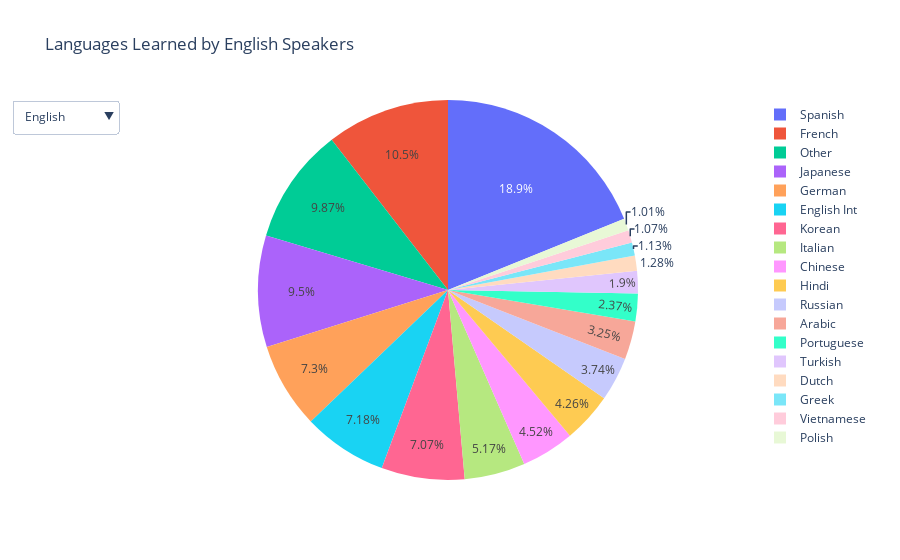

The code cell stored with this chart in its notebook:
### Markdown cell above
## Individial Origin Language Analysis
I will now look at the most popular target language for each origin language. This will be done through a pie chart, so that I can see the proportion of learners for each target language.

### Code cell
# Define a threshold for grouping smaller sections
threshold = 1  # minimum percentage to show

df_pie = pd.merge(df, origins_df[['origin_name', 'language_name']], left_on='origin', right_on='origin_name', how='left')

# Group languages with less than 1% of learners into "Other"
def group_small_sections(filtered_df):
    filtered_df = filtered_df.copy()
    total_lr = filtered_df['lr'].sum()
    filtered_df['percentage'] = (filtered_df['lr'] / total_lr) * 100
    grouped_df = filtered_df[filtered_df['percentage'] >= threshold]
    other_df = filtered_df[filtered_df['percentage'] < threshold]
    if not other_df.empty:
        grouped_df = pd.concat([grouped_df, pd.DataFrame({'learning': ['Other'], 'lr': [other_df['lr'].sum()]})])
    return grouped_df

# Get unique origins
origins = df_pie['origin'].unique()

# Create the pie chart for each origin
fig = go.Figure()
for origin in origins:
    # filter the DataFrame for the current origin
    filtered_df = df_pie[df_pie['origin'] == origin]
    grouped_df = group_small_sections(filtered_df)
    
    # Get the language name for the current origin
    language_name = filtered_df['language_name'].iloc[0]  
    
    # Add a pie chart trace
    fig.add_trace(go.Pie(
        labels=grouped_df['learning'],
        values=grouped_df['lr'],
        name=language_name,  # Use the language name for the trace name
        visible=(origin == origins[0])  # show the first origin by default
    ))

# Add dropdown menu and update layout
fig.update_layout(
    updatemenus=[
        dict(
            buttons=[
                dict(
                    label=df_pie[df_pie['origin'] == origin]['language_name'].iloc[0],  # use the language name for the dropdown (rather than the code)
                    method='update',
                    args=[
                        {'visible': [o == origin for o in origins]},  # update the pie chart to show only the selected origin
                        {'title': f'Languages Learned by {df_pie[df_pie["origin"] == origin]["language_name"].iloc[0]} Speakers'}
                    ]
                )
                for origin in origins
            ],
            direction="down",
            showactive=True
        )
    ],
    title=f'Languages Learned by {df_pie[df_pie["origin"] == origins[0]]["language_name"].iloc[0]} Speakers',  
)

fig.show()

### Figure 1 — Plotly figure (JSON) as saved in the notebook; plotly's stock layout.template omitted (floating-point values rounded to 4 significant figures)
{"data": [{"labels": ["Arabic", "Chinese", "Dutch", "English Int", "French", "German", "Greek", "Hindi", "Italian", "Japanese", "Korean", "Polish", "Portuguese", "Russian", "Spanish", "Turkish", "Vietnamese", "Other"], "name": "English", "type": "pie", "values": [8.55, 11.9, 3.37, 18.9, 27.6, 19.2, 2.98, 11.2, 13.6, 25, 18.6, 2.67, 6.25, 9.85, 49.7, 5, 2.82, 25.98], "visible": true}, {"labels": ["Catalan", "English", "French", "German", "Italian", "Portuguese", "Russian", "Other"], "name": "Spanish", "type": "pie", "values": [1.18, 60.9, 7.58, 2.84, 6.16, 6.95, 1.69, 0.83], "visible": false}, {"labels": ["English", "French", "German", "Spanish", "Other"], "name": "Arabic", "type": "pie", "values": [17.1, 3.27, 1.64, 0.4, 0.23], "visible": false}, {"labels": ["English", "German", "Italian", "Portuguese", "Spanish", "Other"], "name": "French", "type": "pie", "values": [16.1, 1.82, 2.38, 1.09, 5.01, 0.18], "visible": false}, {"labels": ["English", "French", "German", "Italian", "Spanish", "Other"], "name": "Portuguese", "type": "pie", "values": [23.7, 3.11, 1.35, 2.28, 6.07, 0.27], "visible": false}, {"labels": ["English", "French", "German", "Russian", "Spanish", "Other"], "name": "Turkish", "type": "pie", "values": [8.15, 0.2, 1.76, 0.93, 0.21, 0.18], "visible": false}, {"labels": ["English", "Other"], "name": "Bengali", "type": "pie", "values": [6.01, 0.21], "visible": false}, {"labels": ["English", "French", "German", "Italian", "Spanish", "Other"], "name": "Czech", "type": "pie", "values": [2.12, 0.05, 0.08, 0.05, 0.13, 0.03], "visible": false}, {"labels": ["Cantonese", "English", "French", "Italian", "Japanese", "Korean", "Spanish", "Other"], "name": "Chinese", "type": "pie", "values": [5.31, 19, 1.84, 0.49, 6.98, 3.59, 1.15, 0.14], "visible": false}, {"labels": ["English", "French", "German", "Italian", "Spanish", "Other"], "name": "Dutch", "type": "pie", "values": [1.91, 1.14, 0.72, 0.09, 0.29, 0.03], "visible": false}, {"labels": ["English", "French", "German", "Italian", "Spanish", "Other"], "name": "Greek", "type": "pie", "values": [0.56, 0.04, 0.02, 0.04, 0.09, 0.01], "visible": false}, {"labels": ["English", "Other"], "name": "Hindi", "type": "pie", "values": [20.7, 0.67], "visible": false}, {"labels": ["English", "French", "German", "Italian", "Spanish", "Other"], "name": "Hungarian", "type": "pie", "values": [1.48, 0.04, 0.55, 0.05, 0.08, 0.025], "visible": false}, {"labels": ["English", "French", "Japanese", "Spanish", "Other"], "name": "Indonesian", "type": "pie", "values": [6.85, 0.08, 0.09, 0.08, 0.18], "visible": false}, {"labels": ["English", "French", "German", "Italian", "Spanish", "Other"], "name": "Polish", "type": "pie", "values": [4.84, 0.18, 0.16, 0.14, 0.51, 0.07], "visible": false}, {"labels": ["English", "French", "German", "Italian", "Spanish", "Other"], "name": "Romanian", "type": "pie", "values": [1.68, 0.09, 0.05, 0.06, 0.1, 0.03], "visible": false}, {"labels": ["English", "French", "German", "Italian", "Spanish", "Other"], "name": "Russian", "type": "pie", "values": [16.8, 1.86, 2.94, 0.24, 1.57, 0.291], "visible": false}, {"labels": ["Chinese", "English", "French", "German", "Italian", "Japanese", "Spanish", "Other"], "name": "Swedish", "type": "pie", "values": [0.004, 0.15, 0.06, 0.03, 0.03, 0.01, 0.09, 0.003], "visible": false}, {"labels": ["English", "French", "Japanese", "Spanish", "Other"], "name": "Tagalog", "type": "pie", "values": [0.87, 0.03, 0.02, 0.07, 0.04], "visible": false}, {"labels": ["English", "French", "German", "Italian", "Spanish", "Other"], "name": "Tamil", "type": "pie", "values": [0.65, 0.01, 0.01, 0.01, 0.01, 0.011], "visible": false}, {"labels": ["English", "Other"], "name": "Telugu", "type": "pie", "values": [2.2, 0.059], "visible": false}, {"labels": ["Chinese", "English", "French", "Other"], "name": "Thai", "type": "pie", "values": [0.04, 2.57, 0.04, 0.07], "visible": false}, {"labels": ["English", "French", "German", "Italian", "Spanish", "Other"], "name": "Ukrainian", "type": "pie", "values": [1.97, 0.07, 0.08, 0.04, 0.06, 0.03], "visible": false}, {"labels": ["Chinese", "English", "Other"], "name": "Vietnamese", "type": "pie", "values": [2.8, 11.8, 0.42], "visible": false}, {"labels": ["English", "French", "Italian", "Spanish", "Other"], "name": "German", "type": "pie", "values": [6.38, 2.41, 1.84, 3.09, 0.122], "visible": false}, {"labels": ["English", "French", "German", "Spanish", "Other"], "name": "Italian", "type": "pie", "values": [4.73, 1.15, 0.76, 1.62, 0.063], "visible": false}, {"labels": ["Chinese", "English", "French", "Korean", "Spanish", "Other"], "name": "Japanese", "type": "pie", "values": [0.96, 6.88, 0.51, 2.3, 0.12, 0.12], "visible": false}, {"labels": ["Chinese", "English", "French", "Japanese", "Spanish", "Other"], "name": "Korean", "type": "pie", "values": [0.04, 2.65, 0.08, 0.09, 0.13, 0.06], "visible": false}], "layout": {"title": {"text": "Languages Learned by English Speakers"}, "updatemenus": [{"buttons": [{"args": [{"visible": [true, false, false, false, false, false, false, false, false, false, false, false, false, false, false, false, false, false, false, false, false, false, false, false, false, false, false, false]}, {"title": "Languages Learned by English Speakers"}], "label": "English", "method": "update"}, {"args": [{"visible": [false, true, false, false, false, false, false, false, false, false, false, false, false, false, false, false, false, false, false, false, false, false, false, false, false, false, false, false]}, {"title": "Languages Learned by Spanish Speakers"}], "label": "Spanish", "method": "update"}, {"args": [{"visible": [false, false, true, false, false, false, false, false, false, false, false, false, false, false, false, false, false, false, false, false, false, false, false, false, false, false, false, false]}, {"title": "Languages Learned by Arabic Speakers"}], "label": "Arabic", "method": "update"}, {"args": [{"visible": [false, false, false, true, false, false, false, false, false, false, false, false, false, false, false, false, false, false, false, false, false, false, false, false, false, false, false, false]}, {"title": "Languages Learned by French Speakers"}], "label": "French", "method": "update"}, {"args": [{"visible": [false, false, false, false, true, false, false, false, false, false, false, false, false, false, false, false, false, false, false, false, false, false, false, false, false, false, false, false]}, {"title": "Languages Learned by Portuguese Speakers"}], "label": "Portuguese", "method": "update"}, {"args": [{"visible": [false, false, false, false, false, true, false, false, false, false, false, false, false, false, false, false, false, false, false, false, false, false, false, false, false, false, false, false]}, {"title": "Languages Learned by Turkish Speakers"}], "label": "Turkish", "method": "update"}, {"args": [{"visible": [false, false, false, false, false, false, true, false, false, false, false, false, false, false, false, false, false, false, false, false, false, false, false, false, false, false, false, false]}, {"title": "Languages Learned by Bengali Speakers"}], "label": "Bengali", "method": "update"}, {"args": [{"visible": [false, false, false, false, false, false, false, true, false, false, false, false, false, false, false, false, false, false, false, false, false, false, false, false, false, false, false, false]}, {"title": "Languages Learned by Czech Speakers"}], "label": "Czech", "method": "update"}, {"args": [{"visible": [false, false, false, false, false, false, false, false, true, false, false, false, false, false, false, false, false, false, false, false, false, false, false, false, false, false, false, false]}, {"title": "Languages Learned by Chinese Speakers"}], "label": "Chinese", "method": "update"}, {"args": [{"visible": [false, false, false, false, false, false, false, false, false, true, false, false, false, false, false, false, false, false, false, false, false, false, false, false, false, false, false, false]}, {"title": "Languages Learned by Dutch Speakers"}], "label": "Dutch", "method": "update"}, {"args": [{"visible": [false, false, false, false, false, false, false, false, false, false, true, false, false, false, false, false, false, false, false, false, false, false, false, false, false, false, false, false]}, {"title": "Languages Learned by Greek Speakers"}], "label": "Greek", "method": "update"}, {"args": [{"visible": [false, false, false, false, false, false, false, false, false, false, false, true, false, false, false, false, false, false, false, false, false, false, false, false, false, false, false, false]}, {"title": "Languages Learned by Hindi Speakers"}], "label": "Hindi", "method": "update"}, {"args": [{"visible": [false, false, false, false, false, false, false, false, false, false, false, false, true, false, false, false, false, false, false, false, false, false, false, false, false, false, false, false]}, {"title": "Languages Learned by Hungarian Speakers"}], "label": "Hungarian", "method": "update"}, {"args": [{"visible": [false, false, false, false, false, false, false, false, false, false, false, false, false, true, false, false, false, false, false, false, false, false, false, false, false, false, false, false]}, {"title": "Languages Learned by Indonesian Speakers"}], "label": "Indonesian", "method": "update"}, {"args": [{"visible": [false, false, false, false, false, false, false, false, false, false, false, false, false, false, true, false, false, false, false, false, false, false, false, false, false, false, false, false]}, {"title": "Languages Learned by Polish Speakers"}], "label": "Polish", "method": "update"}, {"args": [{"visible": [false, false, false, false, false, false, false, false, false, false, false, false, false, false, false, true, false, false, false, false, false, false, false, false, false, false, false, false]}, {"title": "Languages Learned by Romanian Speakers"}], "label": "Romanian", "method": "update"}, {"args": [{"visible": [false, false, false, false, false, false, false, false, false, false, false, false, false, false, false, false, true, false, false, false, false, false, false, false, false, false, false, false]}, {"title": "Languages Learned by Russian Speakers"}], "label": "Russian", "method": "update"}, {"args": [{"visible": [false, false, false, false, false, false, false, false, false, false, false, false, false, false, false, false, false, true, false, false, false, false, false, false, false, false, false, false]}, {"title": "Languages Learned by Swedish Speakers"}], "label": "Swedish", "method": "update"}, {"args": [{"visible": [false, false, false, false, false, false, false, false, false, false, false, false, false, false, false, false, false, false, true, false, false, false, false, false, false, false, false, false]}, {"title": "Languages Learned by Tagalog Speakers"}], "label": "Tagalog", "method": "update"}, {"args": [{"visible": [false, false, false, false, false, false, false, false, false, false, false, false, false, false, false, false, false, false, false, true, false, false, false, false, false, false, false, false]}, {"title": "Languages Learned by Tamil Speakers"}], "label": "Tamil", "method": "update"}, {"args": [{"visible": [false, false, false, false, false, false, false, false, false, false, false, false, false, false, false, false, false, false, false, false, true, false, false, false, false, false, false, false]}, {"title": "Languages Learned by Telugu Speakers"}], "label": "Telugu", "method": "update"}, {"args": [{"visible": [false, false, false, false, false, false, false, false, false, false, false, false, false, false, false, false, false, false, false, false, false, true, false, false, false, false, false, false]}, {"title": "Languages Learned by Thai Speakers"}], "label": "Thai", "method": "update"}, {"args": [{"visible": [false, false, false, false, false, false, false, false, false, false, false, false, false, false, false, false, false, false, false, false, false, false, true, false, false, false, false, false]}, {"title": "Languages Learned by Ukrainian Speakers"}], "label": "Ukrainian", "method": "update"}, {"args": [{"visible": [false, false, false, false, false, false, false, false, false, false, false, false, false, false, false, false, false, false, false, false, false, false, false, true, false, false, false, false]}, {"title": "Languages Learned by Vietnamese Speakers"}], "label": "Vietnamese", "method": "update"}, {"args": [{"visible": [false, false, false, false, false, false, false, false, false, false, false, false, false, false, false, false, false, false, false, false, false, false, false, false, true, false, false, false]}, {"title": "Languages Learned by German Speakers"}], "label": "German", "method": "update"}, {"args": [{"visible": [false, false, false, false, false, false, false, false, false, false, false, false, false, false, false, false, false, false, false, false, false, false, false, false, false, true, false, false]}, {"title": "Languages Learned by Italian Speakers"}], "label": "Italian", "method": "update"}, {"args": [{"visible": [false, false, false, false, false, false, false, false, false, false, false, false, false, false, false, false, false, false, false, false, false, false, false, false, false, false, true, false]}, {"title": "Languages Learned by Japanese Speakers"}], "label": "Japanese", "method": "update"}, {"args": [{"visible": [false, false, false, false, false, false, false, false, false, false, false, false, false, false, false, false, false, false, false, false, false, false, false, false, false, false, false, true]}, {"title": "Languages Learned by Korean Speakers"}], "label": "Korean", "method": "update"}], "direction": "down", "showactive": true}]}}
